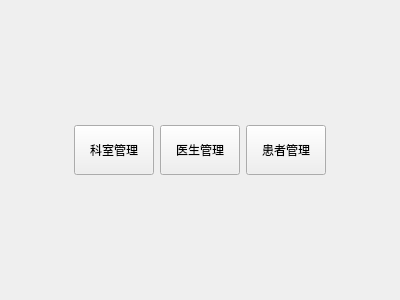
<?xml version="1.0" encoding="UTF-8"?>
<ui version="4.0">
 <class>WelcomView</class>
 <widget class="QWidget" name="WelcomView">
  <property name="geometry">
   <rect>
    <x>0</x>
    <y>0</y>
    <width>400</width>
    <height>300</height>
   </rect>
  </property>
  <property name="windowTitle">
   <string>欢迎</string>
  </property>
  <layout class="QVBoxLayout" name="verticalLayout_2">
   <item>
    <layout class="QVBoxLayout" name="verticalLayout">
     <item>
      <spacer name="verticalSpacer">
       <property name="orientation">
        <enum>Qt::Orientation::Vertical</enum>
       </property>
       <property name="sizeHint" stdset="0">
        <size>
         <width>20</width>
         <height>40</height>
        </size>
       </property>
      </spacer>
     </item>
     <item>
      <layout class="QHBoxLayout" name="horizontalLayout">
       <item>
        <spacer name="horizontalSpacer">
         <property name="orientation">
          <enum>Qt::Orientation::Horizontal</enum>
         </property>
         <property name="sizeHint" stdset="0">
          <size>
           <width>40</width>
           <height>20</height>
          </size>
         </property>
        </spacer>
       </item>
       <item>
        <widget class="QPushButton" name="btDepartment">
         <property name="minimumSize">
          <size>
           <width>75</width>
           <height>50</height>
          </size>
         </property>
         <property name="text">
          <string>科室管理</string>
         </property>
        </widget>
       </item>
       <item>
        <widget class="QPushButton" name="btDoctor">
         <property name="enabled">
          <bool>true</bool>
         </property>
         <property name="minimumSize">
          <size>
           <width>75</width>
           <height>50</height>
          </size>
         </property>
         <property name="text">
          <string>医生管理</string>
         </property>
        </widget>
       </item>
       <item>
        <widget class="QPushButton" name="btPatient">
         <property name="minimumSize">
          <size>
           <width>75</width>
           <height>50</height>
          </size>
         </property>
         <property name="text">
          <string>患者管理</string>
         </property>
        </widget>
       </item>
       <item>
        <spacer name="horizontalSpacer_2">
         <property name="orientation">
          <enum>Qt::Orientation::Horizontal</enum>
         </property>
         <property name="sizeHint" stdset="0">
          <size>
           <width>40</width>
           <height>20</height>
          </size>
         </property>
        </spacer>
       </item>
      </layout>
     </item>
     <item>
      <spacer name="verticalSpacer_2">
       <property name="orientation">
        <enum>Qt::Orientation::Vertical</enum>
       </property>
       <property name="sizeHint" stdset="0">
        <size>
         <width>20</width>
         <height>40</height>
        </size>
       </property>
      </spacer>
     </item>
    </layout>
   </item>
  </layout>
 </widget>
 <resources/>
 <connections/>
</ui>
